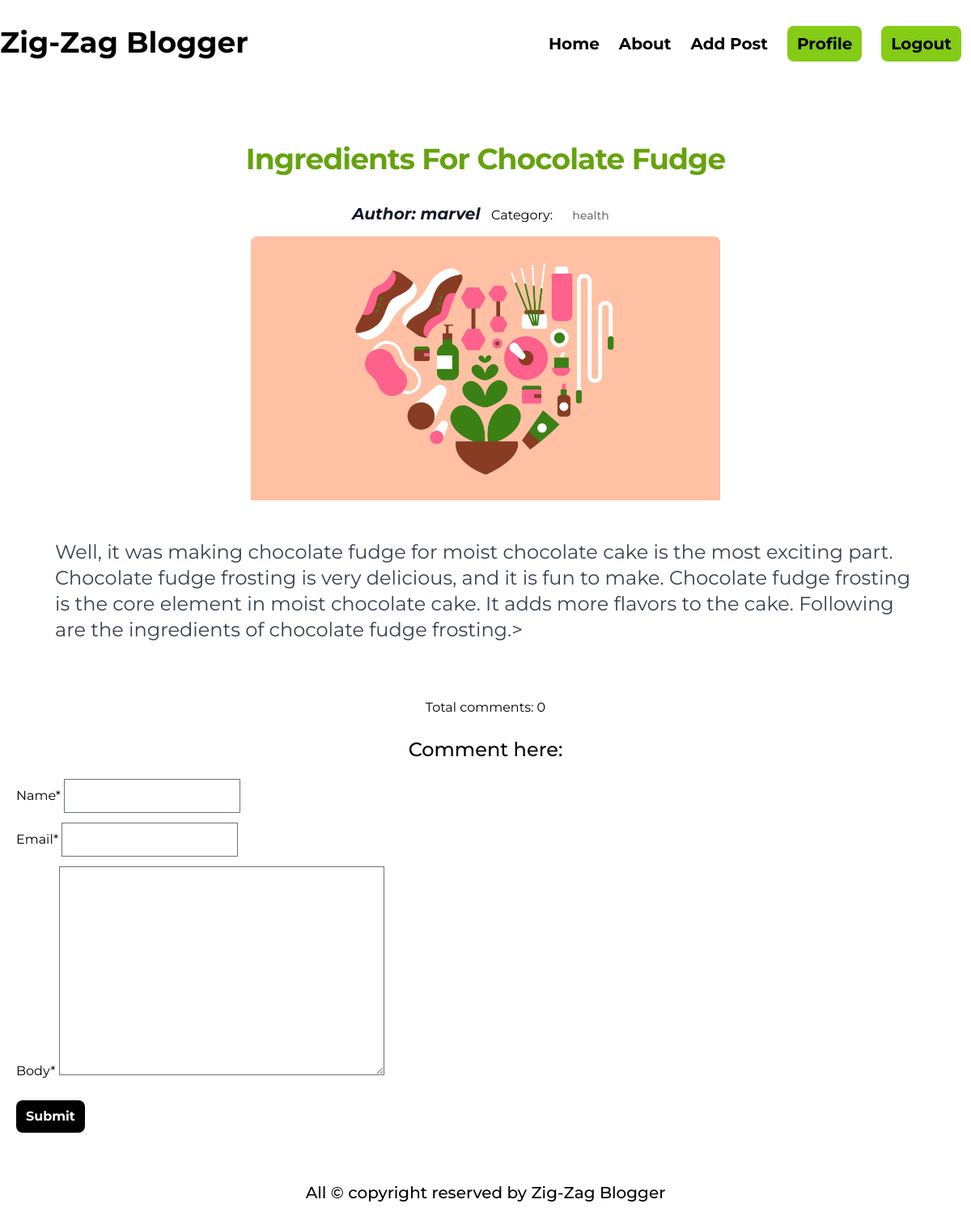
Before: /post/detalis/5/ (signed in) with the older database file.
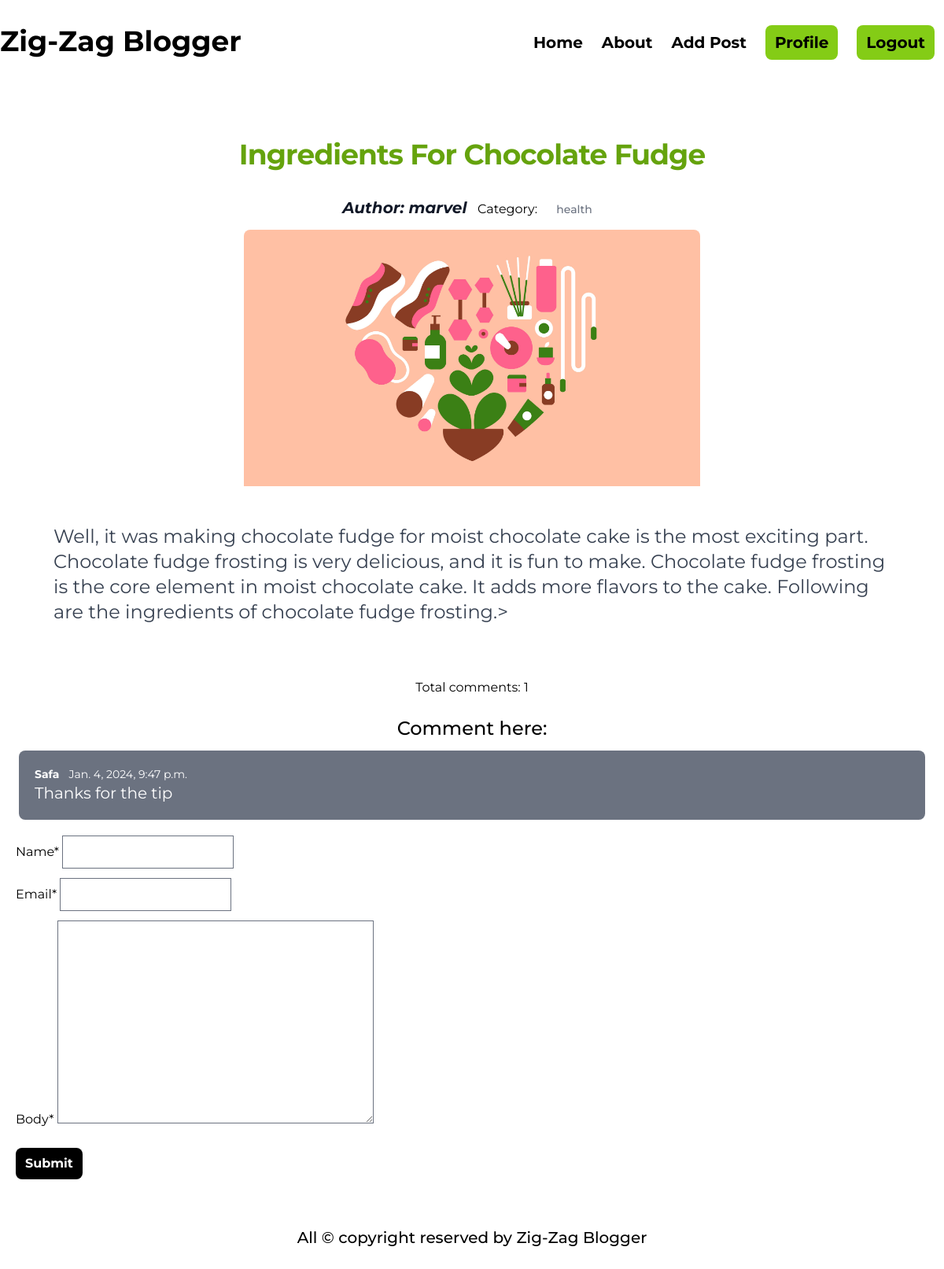
After: the same page with the newer database file.
### categories/models.py (models this page shows, shortened)
class Category(models.Model):
    name = models.CharField(max_length=50)
    slug = models.SlugField(max_length=100, unique = True, null=True, blank=True)

### posts/models.py (models this page shows, shortened)
class Comment(models.Model):
    post = models.ForeignKey(Post, on_delete = models.CASCADE, related_name = 'comments')
    name = models.CharField(max_length = 30)
    email = models.EmailField()
    body = models.TextField()
    created_on = models.DateTimeField(auto_now_add=True)

### posts/views.py (the view, shortened to what this page needs)
# urls.py: path('detalis/<int:id>/', views.detailsPageClass.as_view(), name = 'details_page')
class detailsPageClass(DetailView):
    model = models.Post
    pk_url_kwarg = 'id'
    template_name = 'blog_details.html'
    def get_context_data(self, **kwargs):
        context = super().get_context_data(**kwargs)
        post = self.object
        comments = post.comments.all()
        comment_form = forms.CmntForm()
        context['comments'] = comments
        context['comment_form']=comment_form
        return context

### posts/forms.py
class CmntForm(forms.ModelForm):
    class Meta:
        model = Comment
        fields = ['name', 'email', 'body']

### posts/templates/blog_details.html (shortened to what this page needs)
{% extends "base.html" %}
{% block content %}
{% load crispy_forms_tags %}
<div>
    <div class="max-w-[1200px] mx-auto">
        <div class="p-5">
          <h5
            class="mt-12 mb-6 text-center text-4xl font-bold tracking-tight text-lime-600"
          >
            {{post.title}}
          </h5>
          <div class="text-center">
            <span class="m-2 text-xl font-bold italic text-gray-900">
                Author: {{post.author.first_name}}
            </span>
            <span class="">
                Category: {% for cat in post.category.all %}
                <a
                  href=""
                  class="inline-flex items-center px-3 py-2 text-sm font-medium text-center text-gray-500 m-2"
                >
                  {{cat.name}}
                </a>
                {% endfor %}
            </span>
          </div>
          <img class="rounded-t-lg mx-auto w-1/2" src="{{post.image.url}}" alt="#" />
          <p class="m-12 font-normal text-gray-700 dark:text-gray-400 text-2xl">
            {{post.content}}>
          </p>
        </div>
      </div>
      <h1 class="text-center">Total comments: {{comments | length}}</h1>
      <h1 class="text-center text-2xl font-medium mt-6">Comment here:</h1>
      <div class="m-3">
        {% for comment in comments %}
        <div class="text-sm bg-gray-500 m-3 p-5 rounded-lg text-white">
            <p><b class="mr-3">{{comment.name}}</b>{{comment.created_on}}</p>
            <p class="text-xl">{{comment.body}}</p>
        </div>
        {% endfor %}
      </div>
      <form class="m-5" method="post">
        {{ comment_form |crispy }}
        <button class="bg-black px-3 py-2 text-white font-bold rounded-lg my-3">
          Submit
        </button>
      </form>
</div>
{% endblock %}

Changed rows visible on the page:
added Comment: name "Safa", created_on "Jan. 4, 2024, 9:47 p.m.", body "Thanks for the tip"
Other visible differences:
{{ comments | length }}: "0" → "1"
